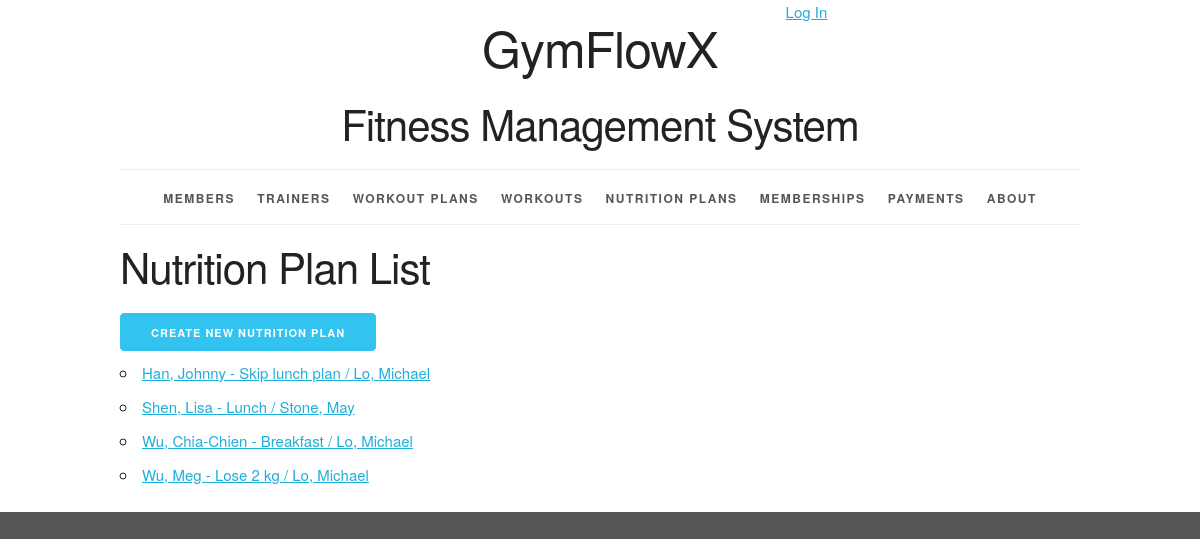
The app's page /nutritionplan/ with its own data.
### workoutinfo/models.py (models this page shows, shortened)
class NutritionPlan(models.Model):
    TIME_CHOICES = [
        ('breakfast', 'BREAKFAST'),
        ('lunch', 'LUNCH'),
        ('dinner', 'DINNER'),
    ]
    nutrition_plan_id = models.AutoField(primary_key=True)
    name = models.CharField(max_length=255)
    description = models.TextField()
    member = models.ForeignKey(Member, related_name='nutritionplans', on_delete=models.PROTECT)
    trainer = models.ForeignKey(Trainer, related_name='nutritionplans', on_delete=models.PROTECT)
    def __str__(self):
        return f"{self.member} - {self.name} / {self.trainer}"
    def get_absolute_url(self):
        return reverse('workoutinfo_nutritionplan_detail_urlpattern',
                       kwargs={'pk': self.pk}
                       )
    class Meta:
        ordering = ['member', 'name', 'trainer']
        constraints = [
            UniqueConstraint(fields=['member', 'name'], name='unique_nutritionplan')
        ]

class Member(models.Model):
    MALE = 'M'
    FEMALE = 'F'
    OTHER = 'O'
    GENDER_CHOICES = [
        (MALE, 'Male'),
        (FEMALE, 'Female'),
        (OTHER, 'Other'),
    ]
    member_id = models.AutoField(primary_key=True)
    first_name = models.CharField(max_length=45)
    last_name = models.CharField(max_length=45)
    disambiguator = models.CharField(max_length=45, blank=True, default='')
    gender = models.CharField(max_length=1, choices=GENDER_CHOICES)
    phone_number = models.CharField(
        max_length=15,
        validators=[RegexValidator(
            r'^\+?\d{9,15}$',
            'Enter a valid phone number.'
        )]
    )
    def __str__(self):
        if self.disambiguator == '':
            return '%s, %s' % (self.last_name, self.first_name)
        else:
            result = '%s, %s (%s)' % (self.last_name, self.first_name, self.disambiguator)
        return result
    class Meta:
        ordering = ['last_name', 'first_name', 'disambiguator']
        constraints = [
            models.UniqueConstraint(fields=['last_name', 'first_name', 'phone_number'], name='unique_member')
        ]

class Trainer(models.Model):
    GENDER_CHOICES = [
        ('M', 'Male'),
        ('F', 'Female'),
        ('O', 'Other'),
    ]
    member_id = models.AutoField(primary_key=True)
    first_name = models.CharField(max_length=45)
    last_name = models.CharField(max_length=45)
    disambiguator = models.CharField(max_length=45, blank=True, default='')
    gender = models.CharField(max_length=1, choices=GENDER_CHOICES)
    phone_number = models.CharField(
        max_length=15,
        validators=[RegexValidator(
            r'^\+?\d{9,15}$',
            'Enter a valid phone number.'
        )]
    )
    def __str__(self):
        if self.disambiguator == '':
            return '%s, %s' % (self.last_name, self.first_name)
        else:
            result = '%s, %s (%s)' % (self.last_name, self.first_name, self.disambiguator)
        return result
    class Meta:
        ordering = ['last_name', 'first_name', 'disambiguator']
        constraints = [
            UniqueConstraint(fields=['last_name', 'first_name', 'phone_number'], name='unique_trainer')
        ]

### workoutinfo/views.py (the view)
class NutritionPlanList(ListView):
    model = NutritionPlan

### workoutinfo/templates/workoutinfo/nutritionplan_list.html (shortened to what this page needs)
{% extends 'workoutinfo/base.html' %}
{% block content %}
    <h2>Nutrition Plan List</h2>
    <div>
      <a href="{% url 'workoutinfo_nutritionplan_create_urlpattern' %}"
      class="button button-primary">
        Create New Nutrition Plan</a>
    </div>
    <ul>
        {% for nutritionplan in nutritionplan_list %}
            <li>
                <a href="{{ nutritionplan.get_absolute_url }}">{{ nutritionplan }}</a>
            </li>
        {% empty %}
            <li><em>There are currently no nutrition plans available.</em></li>
        {% endfor %}
    </ul>
{% endblock %}

### workoutinfo/static/workoutinfo/skeleton.css (style rules this page uses)
html { font-size: 62.5%; }
body { font-size: 1.5em; line-height: 1.6; font-weight: 400; font-family: "Raleway", "HelveticaNeue", "Helvetica Neue", Helvetica, Arial, sans-serif; color: #222; }
h1, h2, h3, h4, h5, h6 { margin-top: 0; margin-bottom: 2rem; font-weight: 300; }
h2 { font-size: 3.6rem; line-height: 1.25; letter-spacing: -.1rem; }
@media (min-width: 550px) { h2 { font-size: 4.2rem; } }
a { color: #1EAEDB; }
.button, button, input[type="submit"], input[type="reset"], input[type="button"] { display: inline-block; height: 38px; padding: 0 30px; color: #555; text-align: center; font-size: 11px; font-weight: 600; line-height: 38px; letter-spacing: .1rem; text-transform: uppercase; text-decoration: none; white-space: nowrap; background-color: transparent; border-radius: 4px; border: 1px solid #bbb; cursor: pointer; box-sizing: border-box; }
.button.button-primary, button.button-primary, input[type="submit"].button-primary, input[type="reset"].button-primary, input[type="button"].button-primary { color: #FFF; background-color: #33C3F0; border-color: #33C3F0; }
ul { list-style: circle inside; }
ol, ul { padding-left: 0; margin-top: 0; }
li { margin-bottom: 1rem; }
button, .button { margin-bottom: 1rem; }
pre, blockquote, dl, figure, table, p, ul, ol, form { margin-bottom: 2.5rem; }

### workoutinfo/static/workoutinfo/style.css (style rules this page uses)
html { height: 100%; background-color: #555; }
body { background-color: white; }

### records on screen
NutritionPlan: member+name+trainer "Han, Johnny - Skip lunch plan / Lo, Michael"
NutritionPlan: member+name+trainer "Shen, Lisa - Lunch / Stone, May"
NutritionPlan: member+name+trainer "Wu, Chia-Chien - Breakfast / Lo, Michael"
NutritionPlan: member+name+trainer "Wu, Meg - Lose 2 kg / Lo, Michael"
